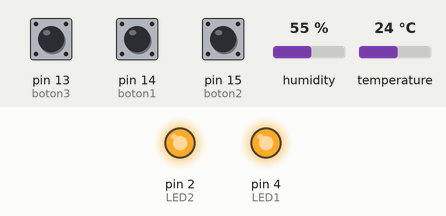
Recording of a sketch running on a simulated Arduino Uno, built with avr-gcc and run on an emulated ATmega328P. Shown: output pins drawn as LEDs (lit = HIGH). The inputs (shaded band) are chosen by the test bench; at power-on: pin 13 (boton3) LOW, pin 14 (boton1) LOW, pin 15 (boton2) LOW, humidity 55 %, temperature 24 °C. What the sketch prints to the serial monitor is not drawn.

Above: at 0.1 s.
Timing chart, 0 to 1.6 s (numbered marks = the images above):
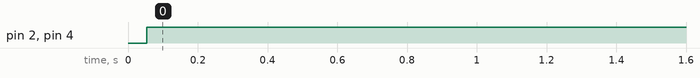

Measured:
- by itself, pin 2 (LED2), pin 4 (LED1): LOW → HIGH at 0.05 s

The sketch:

DHT22IOT.ino
```cpp
#include "DHT.h"
#define DHTPIN 12     // Pin donde está conectado el sensor
#define DHTTYPE DHT11   // Descomentar si se usa el DHT 11
//Componentes del sistema
#define LED1 4
#define LED2 2
#define boton1 14
#define boton2 15
#define boton3 13
//DHT
DHT dht(DHTPIN, DHTTYPE);
//Banderas de botones
int manual, demanda, sobrecarga;
//Variables de sensor
  float h; //humedad
  float t; //temperatura
  float f; //Temperatura en °F
void setup() {
  //Inicializa entradas y salidas
  pinMode(LED1, OUTPUT);
  pinMode(LED2, OUTPUT);
  pinMode(boton1, INPUT);
  pinMode(boton2, INPUT);
  pinMode(boton3, INPUT);
  //Inicializa banderas de botones
  manual=0;
  demanda=0;
  sobrecarga=0;
  Serial.begin(9600);
  Serial.println("Iniciando sensor y sistema");
  dht.begin();
  Serial.println("Inicia loop");
}
void loop() {
  leer_botones();
  leer_sensor();
  actuacion();
  //Espera un segundo y repite el proceso
  delay(1000);
}

//Función que se encarga de leer los estados de los botones y cambiar el estado de las banderas
void leer_botones(void){
  delay(10);
  if(digitalRead(boton1)==true)manual=1;
  else manual=1;
  delay(10);
  if(digitalRead(boton2)==true)demanda=1;
  else demanda=1;
  delay(10);
  if(digitalRead(boton3)==true)sobrecarga=1;
  else sobrecarga=1;
}
//Función para leer el sensor
void leer_sensor(void){
  h = dht.readHumidity(); //Leemos la Humedad
  t = dht.readTemperature(); //Leemos la temperatura en grados Celsius
  f = dht.readTemperature(true); //Leemos la temperatura en grados Fahrenheit
}
//Función para cambiar los actuadores
void actuacion(void){
  //Pone ambas salidas a 0
  digitalWrite(LED1, LOW);
  digitalWrite(LED2, LOW);
  //Que se encienda la refrigeracion manual cada que se presione el boton de manual
  if(manual==1){
    digitalWrite(LED1, HIGH);
    digitalWrite(LED2, LOW);
  }else{
    // La refrigeracion manual tiene prioridad a la refrigeracion automática.
    if((t>28)||(demanda==1)||(sobrecarga==1)){
      //Si la termperatura es alta (mayor a 28, por ejemplo), se activa la refrigeracion automática
      digitalWrite(LED2, HIGH);
    }
  }
  if((demanda==1)||(sobrecarga==1)){
    // Si tengo alta demanda o sobre carga, se activa la refrigeración automática
    digitalWrite(LED2, HIGH);
    if(t>28){
      //Si tengo alta demanda o sobrecarga de funcionamiento y ademas temperatura alta, se activan ambas refrigeraciones
      digitalWrite(LED1, HIGH);
    }
  }
}
```
